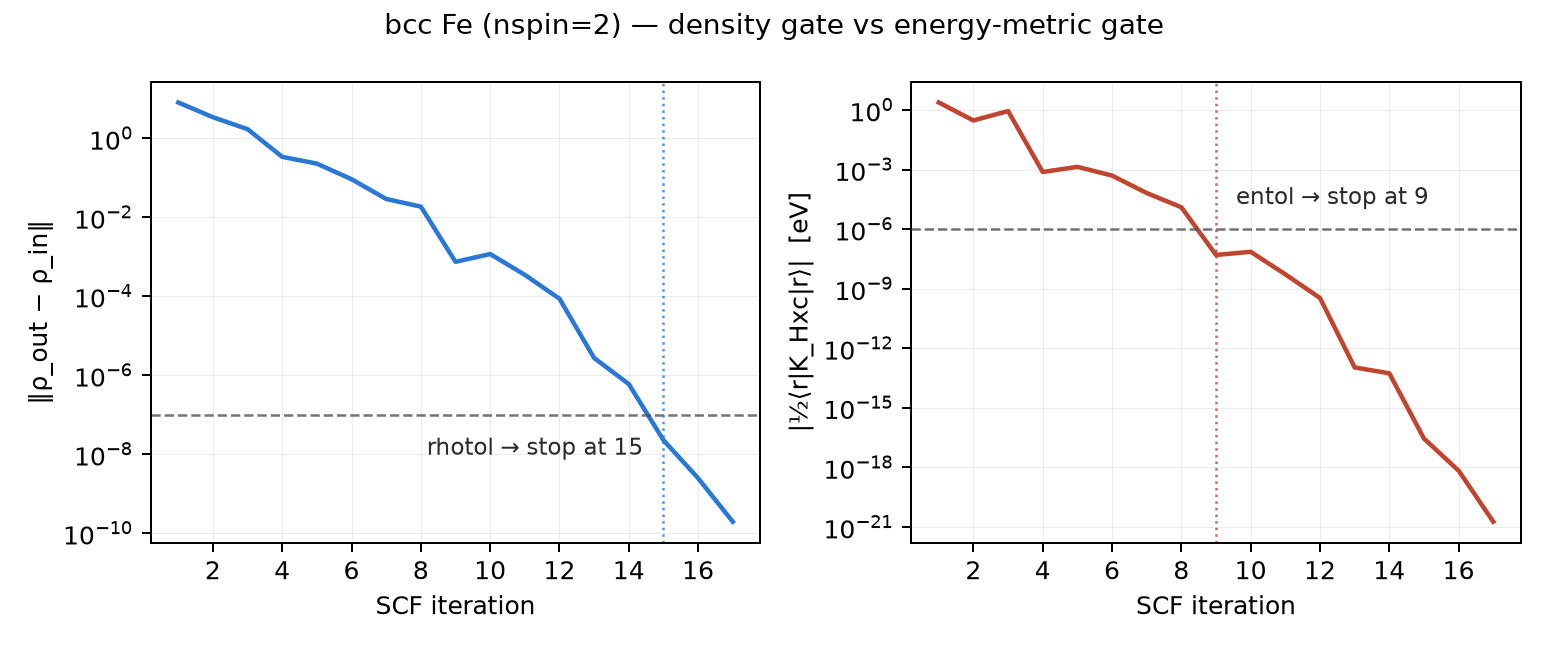

Write the Python code that produced this figure.
"""The energy-metric SCF stopping rule on ferromagnetic bcc Fe.

The default SCF gate watches the density residual r = ρ_out − ρ_in. But the
quantity a user cares about — the free energy — converges quadratically in r:
its exact second-order error is ½⟨r|K_Hxc|r⟩, evaluable per iteration from the
same response kernel the mixer already uses. The opt-in energy-metric gate
(`scf.convergence: energy`, `scf.entol`) stops on that number instead.

This script runs one spin-polarized SCF on bcc Fe with the metric recorded
every iteration (threshold set to never trigger), then draws both convergence
measures with their default thresholds: the density gate keeps polishing for
several more iterations after the energy error is already orders of magnitude
below anything physical.

Fixtures: tests/fixtures/qe/pseudos/Fe_ONCV_PBE-1.2.upf (SG15 ONCV, PBE).
Runtime: ~2 min on 8 CPU threads.

Run from the repo root:
    uv run python examples/fe_energy_gate.py --outdir examples
"""

from __future__ import annotations

import argparse
from pathlib import Path

import numpy as np
import torch

from gradwave.core.xc.spin import SpinPBE
from gradwave.pseudo.upf import parse_upf
from gradwave.scf.loop import scf, setup_system

torch.set_num_threads(8)
RY = 13.605693122994
PSE = "tests/fixtures/qe/pseudos"

RHOTOL = 1e-7   # the default density gate drawn in the figure
ENTOL = 1e-6    # eV, the default energy gate drawn in the figure


def main():
    ap = argparse.ArgumentParser(description=__doc__)
    ap.add_argument("--outdir", default="out")
    args = ap.parse_args()
    outdir = Path(args.outdir)
    outdir.mkdir(parents=True, exist_ok=True)

    a = 2.87
    cell = a / 2 * np.array([[-1.0, 1, 1], [1, -1, 1], [1, 1, -1]])
    fe = parse_upf(f"{PSE}/Fe_ONCV_PBE-1.2.upf")
    system = setup_system(cell, np.zeros((1, 3)), [0], [fe], ecut=60 * RY,
                          kmesh=(6, 6, 6), nbands=12)
    # entol far below reachable: the gate never fires, so the full trace of
    # both measures is recorded down to machine precision
    res = scf(system, SpinPBE(), smearing="gaussian", width=0.1, nspin=2,
              start_mag=[0.4], etol=1e-12, rhotol=1e-9, max_iter=60,
              energy_metric=True, entol=1e-14, verbose=False)
    print(f"converged={res.converged} n_iter={res.n_iter} "
          f"m={float(res.mag_total):.4f} muB")

    iters = res.recorder.iters
    it = [i["it"] for i in iters]
    drho = [i["drho"] for i in iters]
    emet = [abs(i["e_metric"]) if i["e_metric"] is not None else np.nan
            for i in iters]
    stop_rho = next(i for i, d in zip(it, drho, strict=True) if d < RHOTOL)
    stop_e = next(i for i, e in zip(it, emet, strict=True) if e < ENTOL)
    print(f"density gate (rhotol={RHOTOL:g}) stops at iteration {stop_rho}, "
          f"energy gate (entol={ENTOL:g} eV) at iteration {stop_e}")

    import matplotlib

    matplotlib.use("Agg")
    import matplotlib.pyplot as plt

    fig, (axr, axe) = plt.subplots(1, 2, figsize=(8.6, 3.6), sharex=True)
    axr.semilogy(it, drho, lw=1.8, color="#2a78d6")
    axr.axhline(RHOTOL, color="#52514e", lw=1.0, ls="--", alpha=0.8)
    axr.axvline(stop_rho, color="#2a78d6", lw=1.0, ls=":", alpha=0.8)
    axr.annotate(f"rhotol → stop at {stop_rho}", (stop_rho, RHOTOL),
                 textcoords="offset points", xytext=(-8, -16), ha="right",
                 fontsize=9, color="#2a2a28")
    axr.set_xlabel("SCF iteration")
    axr.set_ylabel("‖ρ_out − ρ_in‖")
    axe.semilogy(it, emet, lw=1.8, color="#c1442e")
    axe.axhline(ENTOL, color="#52514e", lw=1.0, ls="--", alpha=0.8)
    axe.axvline(stop_e, color="#c1442e", lw=1.0, ls=":", alpha=0.8)
    axe.annotate(f"entol → stop at {stop_e}", (stop_e, ENTOL),
                 textcoords="offset points", xytext=(8, 10), fontsize=9,
                 color="#2a2a28")
    axe.set_xlabel("SCF iteration")
    axe.set_ylabel("|½⟨r|K_Hxc|r⟩|  [eV]")
    from matplotlib.ticker import MaxNLocator

    for ax in (axr, axe):
        ax.grid(True, which="both", lw=0.4, alpha=0.25)
        ax.xaxis.set_major_locator(MaxNLocator(integer=True))
    fig.suptitle("bcc Fe (nspin=2) — density gate vs energy-metric gate",
                 fontsize=11)
    fig.tight_layout()
    png = outdir / "fe_energy_gate.png"
    fig.savefig(png, dpi=180)
    print(f"wrote {png}")


if __name__ == "__main__":
    main()
